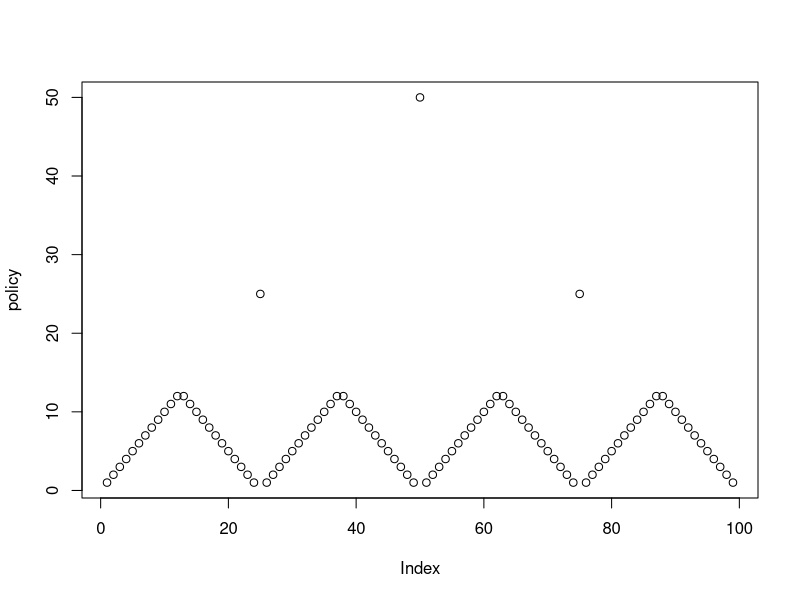

Write the R code that produced this figure.
# Gambler's Problem
# Solution to Example 4.3 and Exercise 4.8 in Reinforcement Learning by Sutton an Barto
# 
# Written by David Anisman, Feb 2015
#
# Comments and questions : quantizimo@gmail.com
#
# Implemented using in-place Value Iteration.
#

coinHeadsProb = 0.4

states = 1:99

policy = rep(0, length(states))

coinTailsProb = 1 - coinHeadsProb

stateValueFunction = rep(0, length(states))



CalcBestValueAction = function (currState, actions, valueFunction, coinHeadsProb, coinTailsProb){
  
  numActions = length(actions)
  
  actionValues = array(0, dim=c(1, numActions))
  
  
  for (i in 1:numActions){
    
    currAction = actions[i]
    
    nextStateHeads = currState + currAction
    
    nextStateTails = currState - currAction
    
    
    rewardHeads = ifelse(nextStateHeads == 100, 1, 0)
    rewardTails = 0
    
    valueTermHeads = ifelse(rewardHeads == 1, 1, valueFunction[nextStateHeads])
    valueTermTails = ifelse(nextStateTails > 0, valueFunction[nextStateTails], 0)
    
    actionValues[i] = coinHeadsProb * valueTermHeads + coinTailsProb * valueTermTails                                 
  }
  
  maxValue = max(actionValues)
  
  bestAction = actions[which(abs(actionValues - maxValue) < 0.0001)[1]]
  
  result = list()
  result$maxValue = maxValue
  result$bestAction = bestAction
  
  return(result)
}



maxIters = 1000
numIters = 0
delta = 10
tolerance = 0.00000000001

while (numIters < maxIters && delta > tolerance){
  
  numIters = numIters + 1
  
  delta = 0
  for (currState in states){
    
    actions = 1:min(currState, (100 - currState))
    
    saveV = stateValueFunction[currState]
    
    bestValueAction = CalcBestValueAction(currState, actions, stateValueFunction, coinHeadsProb, coinTailsProb)
    
    stateValueFunction[currState] = bestValueAction$maxValue
    
    policy[currState] = bestValueAction$bestAction
    
    delta = max(delta, abs(saveV - stateValueFunction[currState]))
  }
}






plot(policy)
#plot(stateValueFunction)








